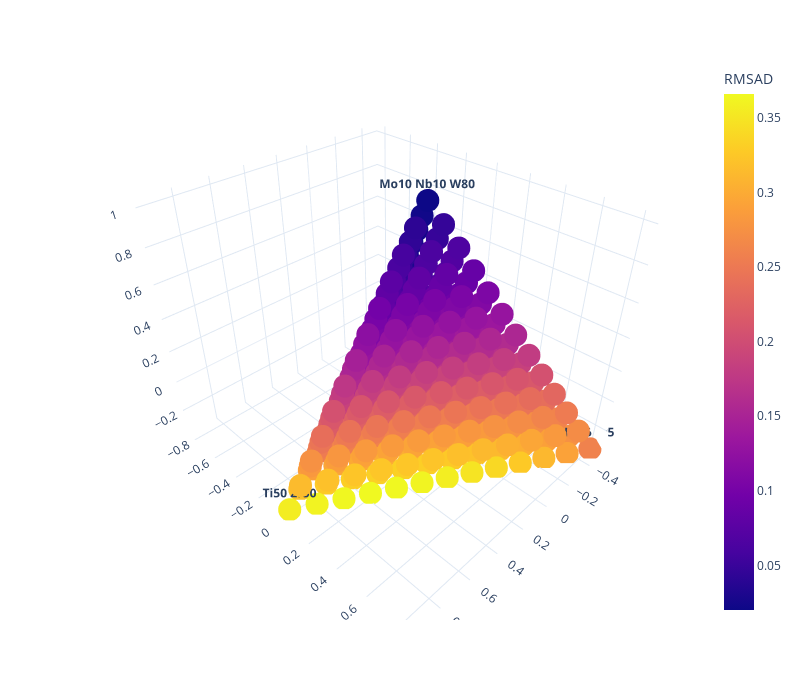

Write notebook code for a chart like this one.
### Code cell
gridAtt_projected_df = pd.DataFrame(plotting.simplex2cartesian_py(gridAtt), columns=['x','y','z'])
# Add text labels at the corners of the simplex
px.scatter_3d(gridAtt_projected_df, x='x', y='y', z='z', color=rmsadList, text=labels,
              template='plotly_white', width=800, height=700, 
              labels={'color':'RMSAD', 'x':'', 'y':'', 'z':''})

### Figure 1 — Plotly figure (JSON) as saved in the notebook; plotly's stock layout.template omitted (floating-point values rounded to 4 significant figures; data arrays with more than 128 entries replaced by an {"elided": "..."} marker saying what was removed)
{"data": [{"hovertemplate": "=%{z}<br>text=%{text}<br>RMSAD=%{marker.color}<extra></extra>", "legendgroup": "", "marker": {"color": {"elided": "455 float values"}, "coloraxis": "coloraxis", "symbol": "circle"}, "mode": "markers+text", "name": "", "scene": "scene", "showlegend": false, "text": {"elided": "455 str values"}, "type": "scatter3d", "x": {"elided": "455 float values"}, "y": {"elided": "455 float values"}, "z": {"elided": "455 float values"}}], "layout": {"coloraxis": {"colorbar": {"title": {"text": "RMSAD"}}, "colorscale": [[0, "#0d0887"], [0.1111, "#46039f"], [0.2222, "#7201a8"], [0.3333, "#9c179e"], [0.4444, "#bd3786"], [0.5556, "#d8576b"], [0.6667, "#ed7953"], [0.7778, "#fb9f3a"], [0.8889, "#fdca26"], [1, "#f0f921"]]}, "height": 700, "legend": {"tracegroupgap": 0}, "margin": {"t": 60}, "scene": {"domain": {"x": [0, 1], "y": [0, 1]}, "xaxis": {"title": {"text": ""}}, "yaxis": {"title": {"text": ""}}, "zaxis": {"title": {"text": ""}}}, "width": 800}}
